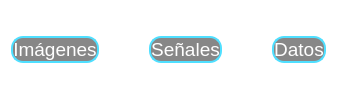
        <widget class="QWidget" name="widget_2" native="true">
         <property name="font">
          <font>
           <family>Arial</family>
           <pointsize>12</pointsize>
          </font>
         </property>
         <property name="styleSheet">
          <string notr="true">background-color: transparent;</string>
         </property>
         <layout class="QHBoxLayout" name="horizontalLayout">
          <property name="spacing">
           <number>50</number>
          </property>
          <item>
           <widget class="QPushButton" name="boton_imagenes">
            <property name="font">
             <font>
              <family>Arial</family>
              <pointsize>14</pointsize>
             </font>
            </property>
            <property name="cursor">
             <cursorShape>PointingHandCursor</cursorShape>
            </property>
            <property name="styleSheet">
             <string notr="true">QPushButton{
    background-color: rgba(0,0,0,120);
    color: white;
    border: 2px solid #4fdfff;
    border-radius: 12px;
    font-size: 14pt;
}

QPushButton:hover {
    background-color: rgba(0, 212, 255, 0.3); 
    border: 2px solid #ffffff; 
}

QPushButton:pressed {
    background-color: #00d4ff; 
    color: black;
}</string>
            </property>
            <property name="text">
             <string>Imágenes</string>
            </property>
           </widget>
          </item>
          <item>
           <widget class="QPushButton" name="boton_senales">
            <property name="font">
             <font>
              <family>Arial</family>
              <pointsize>14</pointsize>
             </font>
            </property>
            <property name="cursor">
             <cursorShape>PointingHandCursor</cursorShape>
            </property>
            <property name="styleSheet">
             <string notr="true">QPushButton{
    background-color: rgba(0,0,0,120);
    color: white;
    border: 2px solid #4fdfff;
    border-radius: 12px;
    font-size: 14pt;
}

QPushButton:hover {
    background-color: rgba(0, 212, 255, 0.3); 
    border: 2px solid #ffffff; 
}

QPushButton:pressed {
    background-color: #00d4ff; 
    color: black;
}</string>
            </property>
            <property name="text">
             <string>Señales</string>
            </property>
           </widget>
          </item>
          <item>
           <widget class="QPushButton" name="boton_datos">
            <property name="font">
             <font>
              <family>Arial</family>
              <pointsize>14</pointsize>
             </font>
            </property>
            <property name="cursor">
             <cursorShape>PointingHandCursor</cursorShape>
            </property>
            <property name="styleSheet">
             <string notr="true">QPushButton{
    background-color: rgba(0,0,0,120);
    color: white;
    border: 2px solid #4fdfff;
    border-radius: 12px;
    font-size: 14pt;
}

QPushButton:hover {
    background-color: rgba(0, 212, 255, 0.3); 
    border: 2px solid #ffffff; 
}

QPushButton:pressed {
    background-color: #00d4ff; 
    color: black;
}</string>
            </property>
            <property name="text">
             <string>Datos</string>
            </property>
           </widget>
          </item>
         </layout>
        </widget>
